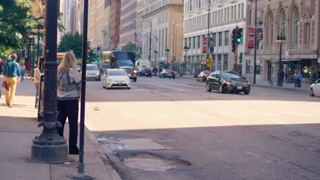
#> input picture frame 93 of p.mp4, 320 x 180 px
$ python main.py
#> lines starting #> are read from the running program, lines starting #| are printed output that depends on the picture; after the words box and inside, x2 and y2 are one past the last pixel; in counts of white or black regions, pixels touching at a corner belong together
import cv2


video = cv2.VideoCapture('p.mp4')


classifier_file = 'cars.xml'

pedestrian_tracker_file = 'pedestrian_tracking_datasets.xml'

car_tracker = cv2.CascadeClassifier(classifier_file)
pedestrian_tracker = cv2.CascadeClassifier(pedestrian_tracker_file)

while True:
	(read_succesful, frame) = video.read()
#> frame is the input picture: shape (180, 320, 3); mean B, G, R 130.7, 126.6, 134.3
	if read_succesful:
		grayscaled_frame = cv2.cvtColor(frame, cv2.COLOR_BGR2GRAY)
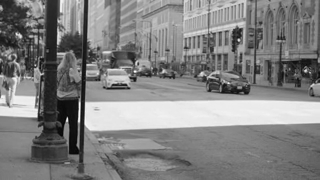
#> grayscaled_frame: shape (180, 320); min 5, max 254, mean 129.3
	else:
		break
	pedestrians = car_tracker.detectMultiScale(grayscaled_frame)
#> pedestrians = [[155, 62, 25, 25], [212, 62, 47, 47], [91, 56, 48, 48]]
	cars = car_tracker.detectMultiScale(grayscaled_frame)
#> cars has the same summary as pedestrians


	for (x, y, w, h) in cars:
		cv2.rectangle(frame, (x, y), (x+w, y+h), (0,0, 255),2)
#> this loop made 3 passes
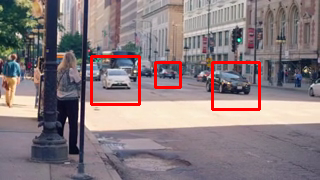
#> frame: shape (180, 320, 3); 2.48% of pixels changed, all inside (x1, y1, x2, y2) = (90, 55, 261, 111)

	for(x, y, w, h) in pedestrians:
		cv2.rectangle(frame, (x, y), (x+w, y+h), (0, 0, 255), 2)


	cv2.imshow('output_video', frame)
	cv2.waitKey(1)


print("Code Comleted")

$ run again, starting later in the video
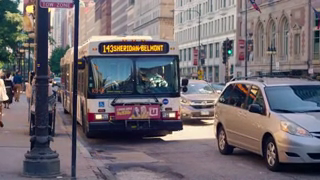
#> input picture frame 422 of p.mp4, 320 x 180 px
#> frame is the input picture: shape (180, 320, 3); mean B, G, R 110.8, 104.9, 112.1
#> `grayscaled_frame = cv2.cvtColor(frame, cv2.COLOR_BGR2GRAY)`:
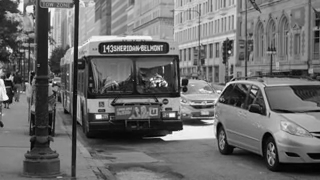
#> grayscaled_frame: shape (180, 320); min 0, max 254, mean 107.7
#> pedestrians = [[258, 38, 55, 55]]
#> the loop `for (x, y, w, h) in cars:` made 1 pass
#> after the loop `for (x, y, w, h) in cars:`:
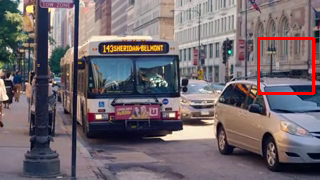
#> frame: shape (180, 320, 3); 1.14% of pixels changed, all inside (x1, y1, x2, y2) = (257, 37, 315, 95)
#> the loop `for(x, y, w, h) in pedestrians:` made 1 pass

$ run again, starting later in the video
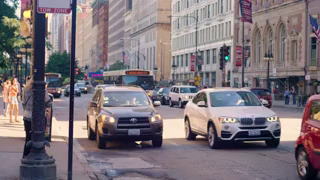
#> input picture frame 750 of p.mp4, 320 x 180 px
#> frame is the input picture: shape (180, 320, 3); mean B, G, R 121.5, 115.7, 125.6
#> `grayscaled_frame = cv2.cvtColor(frame, cv2.COLOR_BGR2GRAY)`:
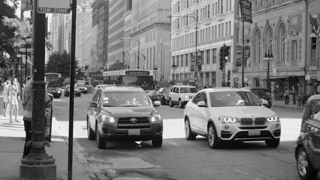
#> grayscaled_frame: shape (180, 320); min 1, max 253, mean 119.3
#> pedestrians = [[150, 76, 46, 46], [203, 79, 94, 94]]
#> the loop `for (x, y, w, h) in cars:` made 2 passes
#> after the loop `for (x, y, w, h) in cars:`:
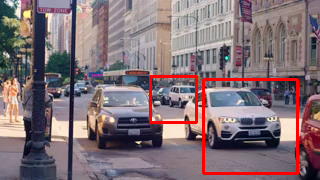
#> frame: shape (180, 320, 3); 2.9% of pixels changed, all inside (x1, y1, x2, y2) = (149, 75, 299, 175)
#> the loop `for(x, y, w, h) in pedestrians:` made 2 passes
